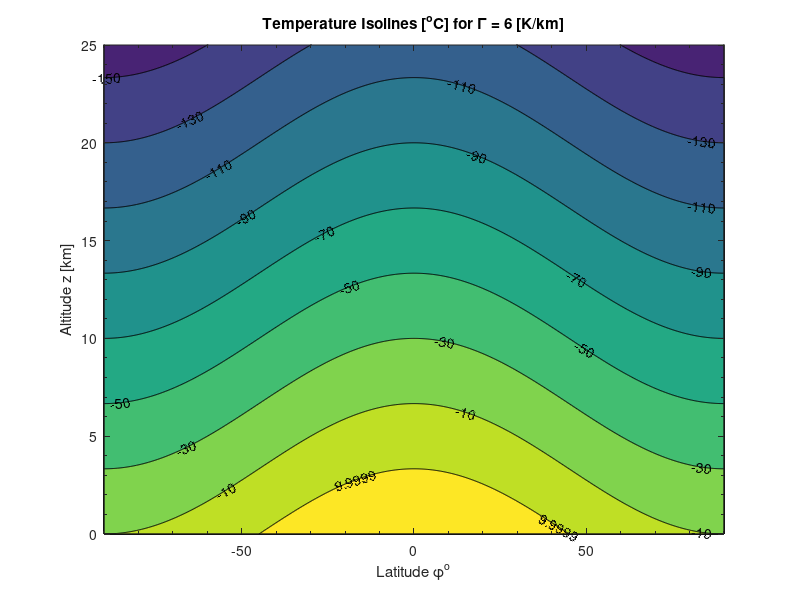
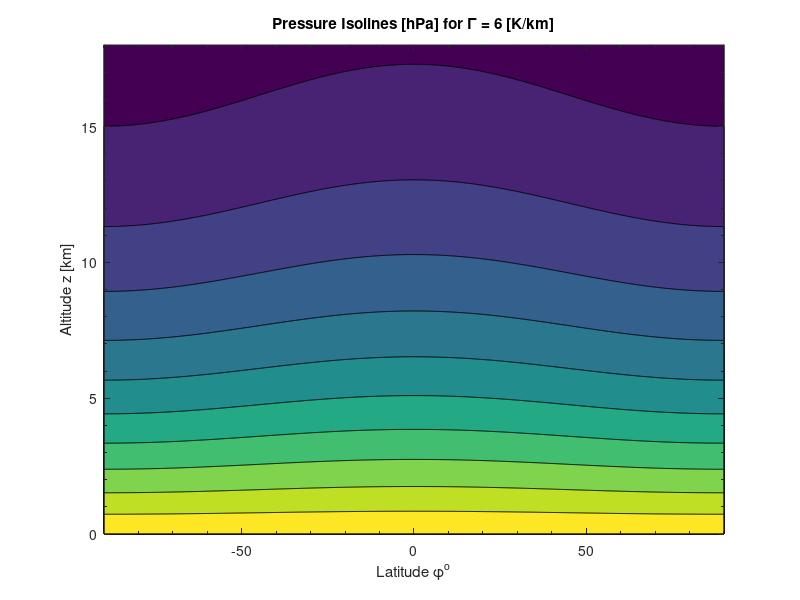
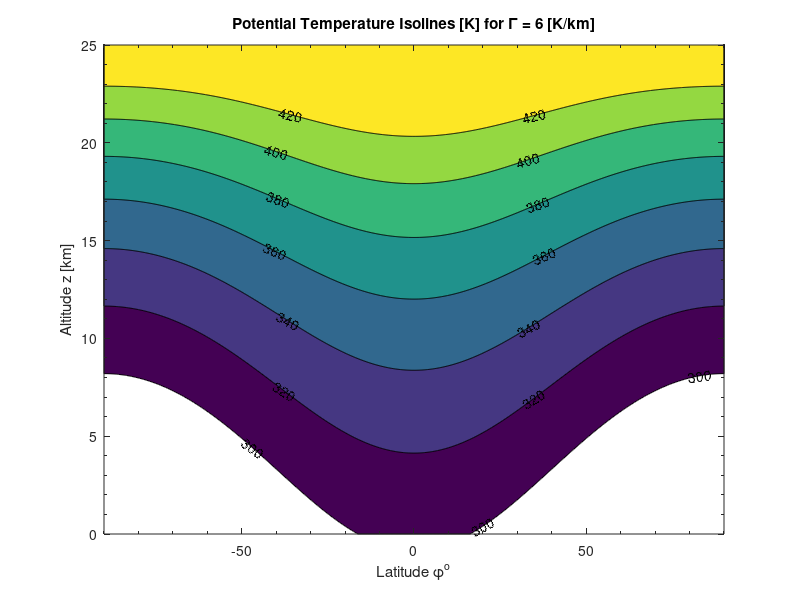

These figures' MATLAB source, in order:
function P = f_Contours()
    
    %constants
    p_o = 1000; %hPa
    g = 9.8; %[m*s^-2]
    R = 8.3145/0.02897; %[kg*m^2*K^-1*mol^-1*s-2] / [kg*mol^-1)] = [m^2/(K*s^2)]
    k = 0.287;
    th = [300,320,340,360,380,400]; %Potential Temperature [K]
    G = 6; %lapse rate [K/km]

    z = linspace(0,30,1000);
    lats = linspace(-90,90,1000); %deg
    X = lats;   %deg
    T_o = (20*cos(2*X*2*pi/360) + 10) + 273.15; %K
    A = G./T_o; % 1/km
    Y = z.';  %km    
    B = Y*A;

    T = bsxfun(@minus,T_o,G*z.');
    P = p_o*(1-B).^(g*1000/(R*G));    
    TH = T.*(p_o ./ P).^k;
    
%%Plotting
    close all;
    %Temperature Isolines
    figure;
    %v = [300,320,340,360,380,400];
    [C,h] = contourf(X,Y,T-273.15);
    clabel(C,h);
    
    xlim([-90 90]);
    ylim([0 25]);
    title('Temperature Isolines [^oC] for \Gamma = 6 [K/km]');
    xlabel('Latitude \phi^o');
    ylabel('Altitude z [km]');
    set(gca,'XMinorTick','on','YMinorTick','on');
    set(gcf,'position',[600,200,500,280]);

    %Pressure Isolines
    figure;
    [C,h] = contourf(X,Y,P);
    v = [200,400,600,800];
    clabel(C,h,v);
    
    xlim([-90 90]);
    ylim([0 18]);
    title('Pressure Isolines [hPa] for \Gamma = 6 [K/km]');
    xlabel('Latitude \phi^o');
    ylabel('Altitude z [km]');
    set(gca,'XMinorTick','on','YMinorTick','on');
    set(gcf,'position',[200,200,500,280]);
    
    %Potential Temperature Isolines
    figure;
    v = [300,320,340,360,380,400,420];
    [C,h] = contourf(X,Y,TH,v);
    clabel(C,h,v);
    
    xlim([-90 90]);
    ylim([0 25]);
    title('Potential Temperature Isolines [K] for \Gamma = 6 [K/km]');
    xlabel('Latitude \phi^o');
    ylabel('Altitude z [km]');
    set(gca,'XMinorTick','on','YMinorTick','on');
    set(gcf,'position',[200,200,500,280]);
end
